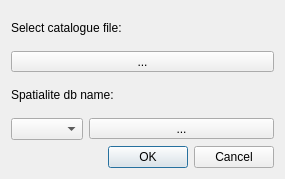
<?xml version="1.0" encoding="UTF-8"?>
<ui version="4.0">
 <class>ImporterDialog</class>
 <widget class="QDialog" name="ImporterDialog">
  <property name="geometry">
   <rect>
    <x>0</x>
    <y>0</y>
    <width>285</width>
    <height>179</height>
   </rect>
  </property>
  <property name="windowTitle">
   <string>Dialog</string>
  </property>
  <layout class="QVBoxLayout" name="verticalLayout">
   <item>
    <widget class="QLabel" name="selCatalogueFileLabel">
     <property name="text">
      <string>Select catalogue file:</string>
     </property>
    </widget>
   </item>
   <item>
    <widget class="QToolButton" name="cataloguefileSelBtn">
     <property name="sizePolicy">
      <sizepolicy hsizetype="MinimumExpanding" vsizetype="Fixed">
       <horstretch>0</horstretch>
       <verstretch>0</verstretch>
      </sizepolicy>
     </property>
     <property name="text">
      <string>...</string>
     </property>
    </widget>
   </item>
   <item>
    <widget class="QLabel" name="spatialiteDbLabel">
     <property name="text">
      <string>Spatialite db name:</string>
     </property>
    </widget>
   </item>
   <item>
    <layout class="QHBoxLayout" name="horizontalLayout">
     <item>
      <widget class="QComboBox" name="availableDbCombo"/>
     </item>
     <item>
      <widget class="QToolButton" name="dbNameBtn">
       <property name="sizePolicy">
        <sizepolicy hsizetype="MinimumExpanding" vsizetype="Fixed">
         <horstretch>0</horstretch>
         <verstretch>0</verstretch>
        </sizepolicy>
       </property>
       <property name="text">
        <string>...</string>
       </property>
      </widget>
     </item>
    </layout>
   </item>
   <item>
    <widget class="QDialogButtonBox" name="buttonBox">
     <property name="orientation">
      <enum>Qt::Horizontal</enum>
     </property>
     <property name="standardButtons">
      <set>QDialogButtonBox::Cancel|QDialogButtonBox::Ok</set>
     </property>
    </widget>
   </item>
  </layout>
 </widget>
 <resources/>
 <connections>
  <connection>
   <sender>buttonBox</sender>
   <signal>accepted()</signal>
   <receiver>ImporterDialog</receiver>
   <slot>accept()</slot>
   <hints>
    <hint type="sourcelabel">
     <x>248</x>
     <y>254</y>
    </hint>
    <hint type="destinationlabel">
     <x>157</x>
     <y>274</y>
    </hint>
   </hints>
  </connection>
  <connection>
   <sender>buttonBox</sender>
   <signal>rejected()</signal>
   <receiver>ImporterDialog</receiver>
   <slot>reject()</slot>
   <hints>
    <hint type="sourcelabel">
     <x>316</x>
     <y>260</y>
    </hint>
    <hint type="destinationlabel">
     <x>286</x>
     <y>274</y>
    </hint>
   </hints>
  </connection>
 </connections>
</ui>
